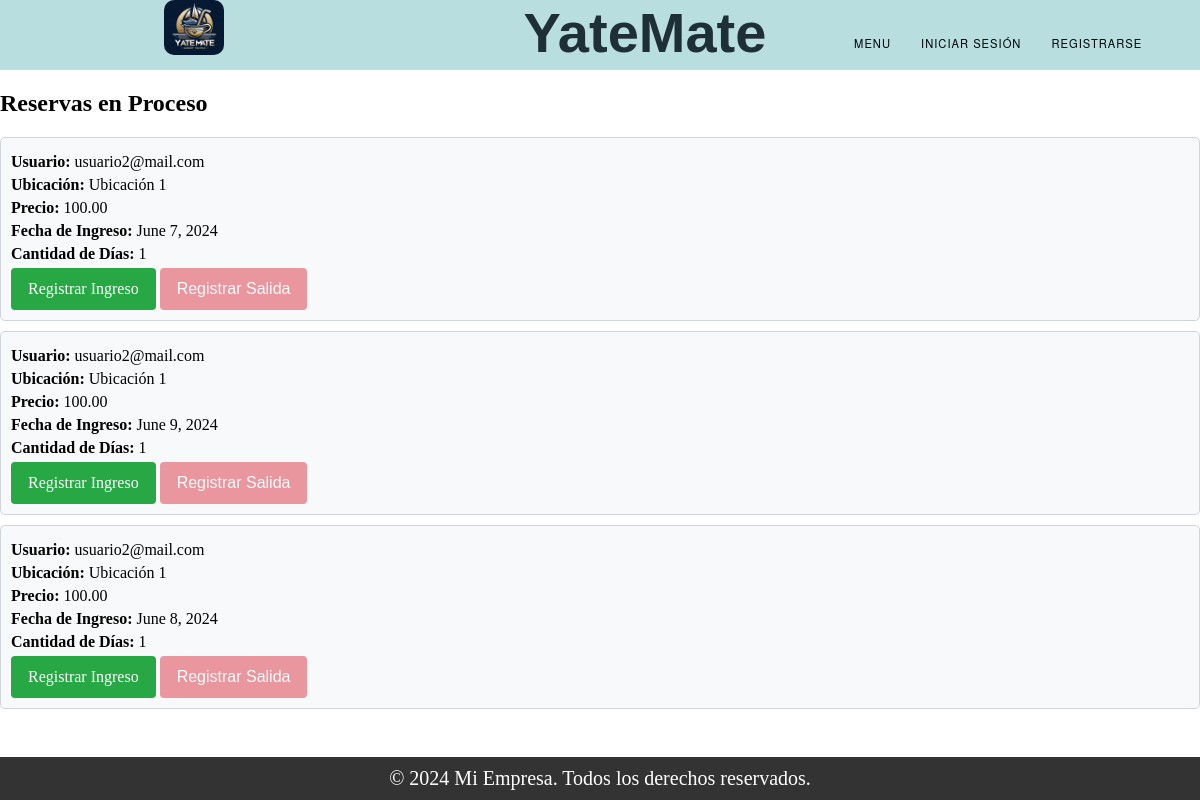
The app's page /reservas/, older data.
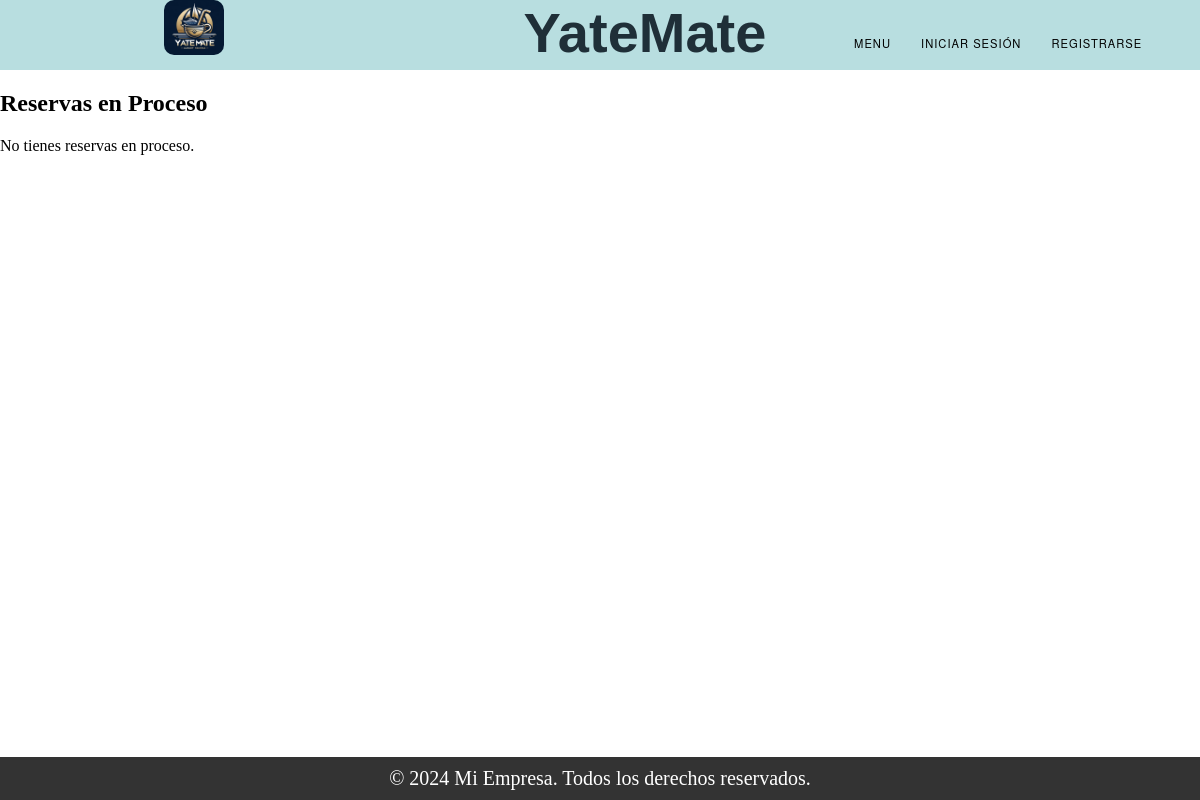
The same page, newer data.
### Amarra/models.py (models this page shows, shortened)
class Reserva(models.Model):
    ESTADOS = (
        ('Vigente', 'Vigente'),
        ('En Proceso', 'En Proceso'),
        ('Finalizado', 'Finalizado'),
    )
    publicacion = models.ForeignKey(Publicacion_Amarra, on_delete=models.CASCADE)
    fecha_ingreso = models.DateField(null=True)
    cant_dias = models.TextField()
    usuario = models.ForeignKey(User, on_delete=models.CASCADE)
    estado = models.CharField(max_length=20, choices=ESTADOS, default='Vigente')

class Publicacion_Amarra(models.Model):
    ESTADOS = (
        ('Vigente', 'Vigente'),
        ('En Proceso', 'En Proceso'),
        ('Finalizado', 'Finalizado'),
    )
    dueño = models.ForeignKey(User, on_delete=models.CASCADE,null=True)
    precio = models.TextField()
    fecha_inicio = models.DateField()
    cant_dias = models.TextField()
    ubicacion = models.TextField()
    cant_dias_disponibles = models.TextField(null=True)
    estado = models.CharField(max_length=20, choices=ESTADOS, default='Vigente')

### Register/models.py (models this page shows, shortened)
class User(models.Model):
    TIPOS = (
        ('Administrador', 'Administrador'),
        ('Usuario', 'Usuario'),
        ('Cliente', 'Cliente'),
    )
    mail = models.CharField(max_length=150, unique=True)  # Nombre de usuario (email).
    tipo = models.CharField(max_length=20, choices=TIPOS)
    password = models.CharField(max_length=128)  # Contraseña.
    nombre = models.CharField(max_length=255)
    apellido = models.CharField(max_length=255)
    dni = models.CharField(max_length=20)
    fecha_expiracion_dni = models.DateField()
    nacionalidad = models.CharField(max_length=100)
    genero = models.CharField(max_length=10)
    domicilio = models.CharField(max_length=255)
    fecha_nacimiento = models.DateField()
    cuil_cuit = models.CharField(max_length=20)
    moroso = models.BooleanField(default=False)

### Amarra/views.py (the view)
# urls.py: path('reservas/', views.reservas, name='reservas'),
def reservas(request):
    reservas_finalizadas = Reserva.objects.all()
    return render(request, "reservas.html", {'reservas': reservas_finalizadas})

### Trueque/context_processors.py (called while the page is built)
def conversaciones_usuario(request):
    user_id = request.session.get('user_id')
    if user_id:
        conversaciones = Conversacion.objects.filter(Q(dueño_publicacion=user_id) | Q(solicitante=user_id))
        return {'conversaciones_usuario': conversaciones}
    else:
        return {'conversaciones_usuario': []}

### Amarra/templates/reservas.html (shortened to what this page needs)
{% extends "base.html" %}
{% block content %}
<h2>Reservas en Proceso</h2>
{% if reservas %}
    <div class="reserva-container">
        {% for reserva in reservas %}
            <div class="reserva-item">
                <p><strong>Usuario:</strong> {{ reserva.usuario.mail }}</p>
                <p><strong>Ubicación:</strong> {{ reserva.publicacion.ubicacion }}</p>
                <p><strong>Precio:</strong> {{ reserva.publicacion.precio }}</p>
                <p><strong>Fecha de Ingreso:</strong> {{ reserva.fecha_ingreso }}</p>
                <p><strong>Cantidad de Días:</strong> {{ reserva.cant_dias }}</p>
                <div>
                    {% if reserva.estado == 'Vigente' %}
                    <a href="{% url 'registrar_ingreso' reserva.id %}" class="btn btn-ingreso">Registrar Ingreso</a>
                    <button class="btn btn-salida btn-disabled" disabled>Registrar Salida</button>
                    {% elif reserva.estado == 'En Proceso' %}
                    <button class="btn btn-ingreso btn-disabled" disabled>Registrar Ingreso</button>
                    <a href="{% url 'registrar_salida' reserva.id %}" class="btn btn-salida">Registrar Salida</a>
                    {% elif reserva.estado == 'Finalizado' %}
                    <button class="btn btn-ingreso btn-disabled" disabled>Registrar Ingreso</button>
                    <button class="btn btn-salida btn-disabled" disabled>Registrar Salida</button>
                    {% endif %}
                </div>
            </div>
        {% endfor %}
    </div>
{% else %}
    <p>No tienes reservas en proceso.</p>
{% endif %}
{% endblock %}

### templates/base.html (shortened to what this page needs)
<!DOCTYPE html>
<html lang="es">
<head>
<link rel="stylesheet" href="styles.css">
</head>
<body>
{% include "partials/header.html" %}
{% block content %}{% endblock %}
{% include "partials/footer.html" %}
</body>
</html>

### templates/partials/header.html (shortened to what this page needs)
{% load static %}
<!DOCTYPE html>
<html lang="es">
<head>
<link rel="stylesheet" type="text/css" href="{% static 'css/styles.css' %}">
</head>
<body>
<header class="header1">
  <div class="navegacion">
    <div id="box-img">
      <img src="{% static 'img/iconY.jpg' %}" alt="Logo" >
    </div>
    <div class="titulo-cli">
      <h1>YateMate</h1>
    </div>
    <nav id="menu">
      <div id="div-nav">
        <ul>
          <li>
            <a href="#">Menu</a>
          </li>
          {% if request.session.user_id %}
            <li><a href="http://127.0.0.1:8000/login/logout">Cerrar sesión</a></li>
          {% else %}
            <li><a href="http://127.0.0.1:8000/login/">Iniciar sesión</a></li>
            <li><a href="http://127.0.0.1:8000/register/">Registrarse</a></li>
          {% endif %}
        </ul>
      </div>
    </nav>
  </div>
</header>
</body>
</html>

### templates/partials/footer.html (shortened to what this page needs)
<!DOCTYPE html>
<html lang="es">
<head>
</head>
<body>
<footer>
    <div class="container">
        <p>&copy; 2024 Mi Empresa. Todos los derechos reservados.</p>
    </div>
</footer>
</body>
</html>

### static/css/styles.css (style rules this page uses)
body { margin: 0; padding: 0; }
.header1 { background-color: #b8dee0; width: 100%; height:70px; }
.navegacion { display: flex; align-items: flex-start; justify-content: flex-start; }
.titulo-cli { display: flex; align-items: flex-start; justify-content: flex-start; margin-left:140px; }
.titulo-cli h1 { font-family: 'Alumni Sans Pinstripe', sans-serif; font-size: 3.5rem; font-weight: 800; margin: 0 ; color: #1f2f38; }
#menu { display: flex; align-items: center; flex-direction: row; margin-top: 20px; width: 100%; height: 100%; margin-left: 50px; justify-content: center; }
#menu ul { list-style:none; margin:0; padding:0; }
#menu ul li { background-color:#b8dee0;; }
#menu ul a { display:block; color:black; text-decoration:none; font-weight:400; font-size:0.7rem; padding:6px; font-family:"HelveticaNeue", "Helvetica Neue", Helvetica, Arial, sans-serif; text-transform:uppercase; letter-spacing:1px; }
#menu ul li { position:relative; float:left; margin:0; padding:0; }
#box-img { display: flex; width: 100%; height: 100%; align-items: center; justify-content: center; }
#box-img img { width: 60px; height: 60px; border-radius: 10px; margin-left: 5px; margin-top: 4px; }
ul { list-style: none; }
li { list-style: none; }
.container { display: flex; width: 100%; height: 100%; align-items:center; justify-content: center; margin-top: 100px; margin-bottom: 100px; }

### templates/partials/header.html (style rules this page uses)
.header1 { position: relative; z-index: 1000; }
.navegacion { display: flex; justify-content: space-between; align-items: center; }
#menu { position: relative; }
#menu ul { list-style: none; padding: 0; margin: 0; }
#menu ul li { position: relative; display: inline-block; margin-right: 10px; }
#menu ul li a { text-decoration: none; padding: 10px; display: block; }
#box-img img { max-height: 55px; margin-top: -10px; }

### templates/partials/footer.html (style rules this page uses)
footer { background-color: #333; color: #fff; padding: 10px 0; text-align: center; position: fixed; bottom: 0; width: 100%; }
.container { padding: 0; margin: 0; }
footer p { margin: 0; font-size: 20px; }

Row changes from the older to the newer data that the page shows:
removed Reserva: usuario.mail "usuario2@mail.com", publicacion.ubicacion "Ubicación 1", publicacion.precio "100.00", fecha_ingreso "June 7, 2024", cant_dias "1", estado "Registrar Ingreso"
removed Reserva: usuario.mail "usuario2@mail.com", publicacion.ubicacion "Ubicación 1", publicacion.precio "100.00", fecha_ingreso "June 9, 2024", cant_dias "1", estado "Registrar Ingreso"
removed Reserva: usuario.mail "usuario2@mail.com", publicacion.ubicacion "Ubicación 1", publicacion.precio "100.00", fecha_ingreso "June 8, 2024", cant_dias "1", estado "Registrar Ingreso"
Text that changed along with them:
text now shown: "No tienes reservas en proceso."
